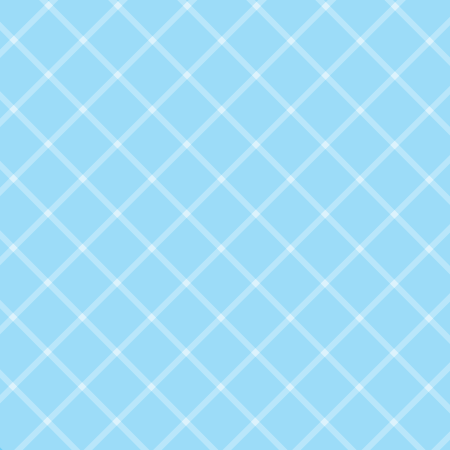
Frame 1 (no input)
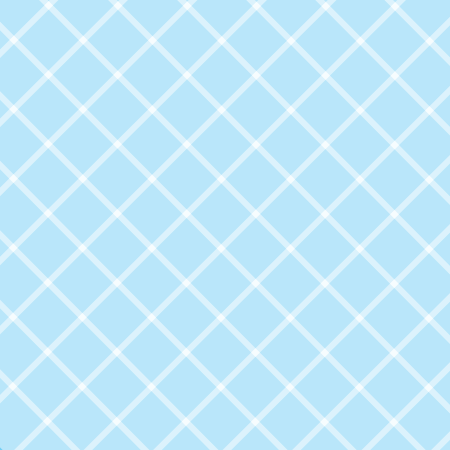
Frame 2 (the mouse pressed at the canvas centre, redrawn once)

The Processing sketch that drew these frames (run headless with seeded random() and noise(); the mouse was pressed at the canvas centre and the sketch redrawn once):

// Processing sketch: processing_29027
// ── processing_29027.pde

// global variables
// declared its name and assigns a value
// x Position
int xPos = 225;
// y Position
int yPos = 225;

void setup() {
  // size of screen
  size(450, 450);
  // local variables
  // stops animation
  noLoop();
  // another way of adding width and height to the stage
  int stageWidth = width;
  int stageHeight = height;
  // background's color in RGB
  background(115, 206, 245);
  // smooths out objects
  smooth();
  //minus the fill
  noFill();
}

void draw() {
  // Locally changing the xPosition within the draw method
  // integers a creating size of ellipses
  int f = 55;

  // e = columns (across)
  for ( int e = 0; e < 15; e++) {
    // t = rows (down)
    for (int t = 0; t < 13; t++) {
      // drawing diamonds
      drawCenters(49 * e, 49 * t, f);
    }
  }
}
void drawCenters(int xPos, int yPos, int f) {
  fill(255, 255, 255, 75);
  noStroke();
  smooth();
  // placing registration point in the center
  rectMode(CENTER);
  // saves the matrix at the top of the stack
  pushMatrix();
  // transforming the matrix using the x and y positions
  translate(45, 45);
  // rotating rectangle
  rotate(0.771+PI/180);
  // retransforming the matrix
  translate(-50, -50);
  rect(xPos, yPos -250, f, f); 
  // restores the previous coordinate system
  popMatrix();
}
